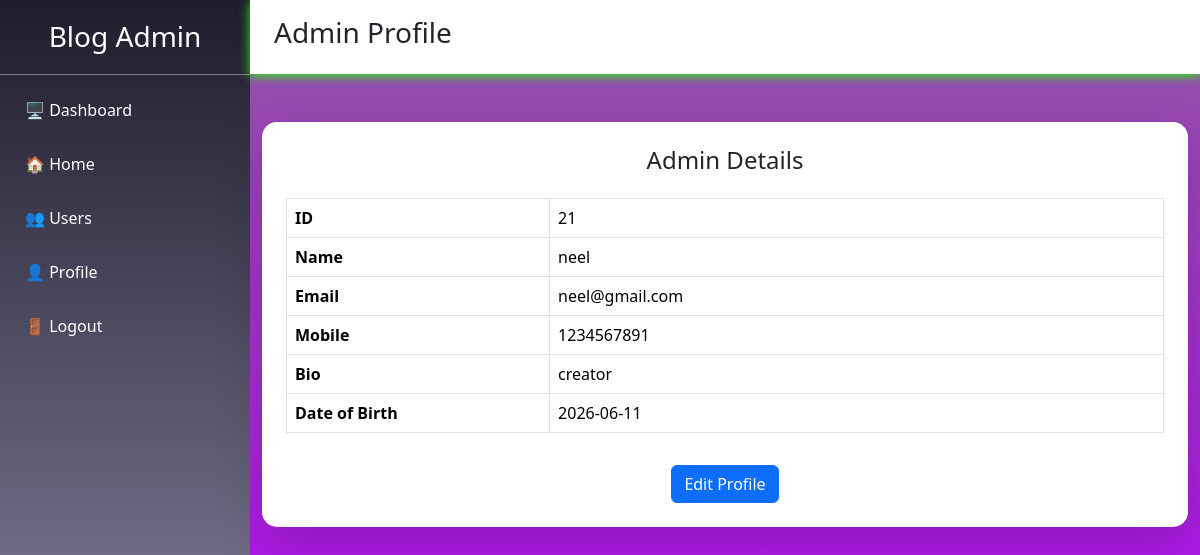
The page /profile.php (signed in) on the database its author committed.
### tables this page shows
CREATE TABLE `user` (
  `ID` int(11) NOT NULL,
  `name` varchar(30) NOT NULL,
  `contact` bigint(10) NOT NULL,
  `email` varchar(30) NOT NULL,
  `password` varchar(120) NOT NULL,
  `bio` text NOT NULL,
  `date` date NOT NULL,
  `role` varchar(10) NOT NULL,
  `user_status` varchar(20) NOT NULL
);

### profile.php (the view, shortened to what this page needs)
<?php
    if(isset($_SESSION['email']))
        {
            $con = mysqli_connect("localhost","root","","blogging");
            $data = mysqli_query($con,"SELECT * from user where email = '{$_SESSION['email']}'");
            $row = mysqli_fetch_assoc($data);
    ?>
    <head>
</head>
<link href="https://cdn.jsdelivr.net/npm/bootstrap@5.3.3/dist/css/bootstrap.min.css" rel="stylesheet">
<?php
if($_SESSION['role']=='author') {
?>
<body>
<div class="sidebar">
<h3>Blog Author</h3>
<a href="home.php">🏠 Home</a>
<a href="dashboard.php">🖥️ Dashboard</a>
<a href="post.php">➕ Add Post</a>
<a href="myblogs.php">📝 My Blogs</a>
<a href="profile.php">👤 Profile</a>
<a href="logout.php">🚪 Logout</a>
</div>
<div class="main">
    <nav class="navbar navbar-light bg-white px-4 py-3">
        <h3>User Profile</h3>
    </nav>
    <div class="container mt-5">
        <div class="card shadow-lg p-4">
            <h4 class="mb-4 text-center">Your Details</h4>
            <table class="table table-bordered">
             <tr>
                    <th>ID</th>
                    <td><?php echo $row['ID']; ?></td>
                </tr>
                <tr>
                    <th width="30%">Name</th>
                    <td><?php echo $row['name']; ?></td>
                </tr>
                <tr>
                    <th>Email</th>
                    <td><?php echo $row['email']; ?></td>
                </tr>
                <tr>
                    <th>Mobile</th>
                    <td><?php echo $row['contact']; ?></td>
                </tr>
                <tr>
                    <th>Bio</th>
                    <td><?php echo $row['bio']; ?></td>
                </tr>
                 <tr>
                    <th>Date of Birth</th>
                    <td><?php echo $row['date']; ?></td>
                </tr>
            </table>
            <div class="text-center mt-3">
                <a href="editprofile.php" class="btn btn-primary" name="editprofile">
                    Edit Profile
                </a>
            </div>
        </div>
    </div>
</div>
</body>
<?php
}
else
{
?>
<body>
<div class="sidebar">
    <h3>Blog Admin</h3>
        <a href="dashboard.php">🖥️ Dashboard</a>
    <a href="home.php">🏠 Home</a>
    <a href="users.php">👥 Users</a>
    <a href="profile.php">👤 Profile</a>
    <a href="logout.php">🚪 Logout</a>
</div>
<div class="main">
    <nav class="navbar navbar-light bg-white px-4 py-3">
        <h3>Admin Profile</h3>
    </nav>
    <div class="container mt-5">
        <div class="card shadow-lg p-4">
            <h4 class="mb-4 text-center">Admin Details</h4>
            <table class="table table-bordered">
                <tr>
                    <th>ID</th>
                    <td><?php echo $row['ID']; ?></td>
                </tr>
                <tr>
                    <th width="30%">Name</th>
                    <td><?php echo $row['name']; ?></td>
                </tr>
                <tr>
                    <th>Email</th>
                    <td><?php echo $row['email']; ?></td>
                </tr>
                <tr>
                    <th>Mobile</th>
                    <td><?php echo $row['contact']; ?></td>
                </tr>
                <tr>
                    <th>Bio</th>
                    <td><?php echo $row['bio']; ?></td>
                </tr>
                <tr>
                    <th>Date of Birth</th>
                    <td><?php echo $row['date']; ?></td>
                </tr>
            </table>
            <div class="text-center mt-3">
                <a href="editprofile.php" class="btn btn-primary">
                    Edit Profile
                </a>
            </div>
        </div>
    </div>
</div>
</body>
<?php
}
        }
?>

### profile.php (style rules this page uses)
body { margin:0; background: linear-gradient(to bottom, #9255a5, #b700ff); }
.sidebar { position:fixed; width:250px; height:100vh; background:linear-gradient(to bottom, #1f1c2c, #928dab);; }
.sidebar h3 { color:white; text-align:center; padding:20px; border-bottom:1px solid gray; }
.sidebar a { display:block; color:white; text-decoration:none; padding:15px 25px; transition:.3s; }
.main { margin-left:250px; }
.navbar { box-shadow:0 2px 10px rgba(30, 255, 0, 0.94); }
.card { border:none; border-radius:15px; }

### rows shown on the page
user: ID "21", name "neel", email "neel@gmail.com", contact "1234567891", bio "creator", date "2026-06-11"
